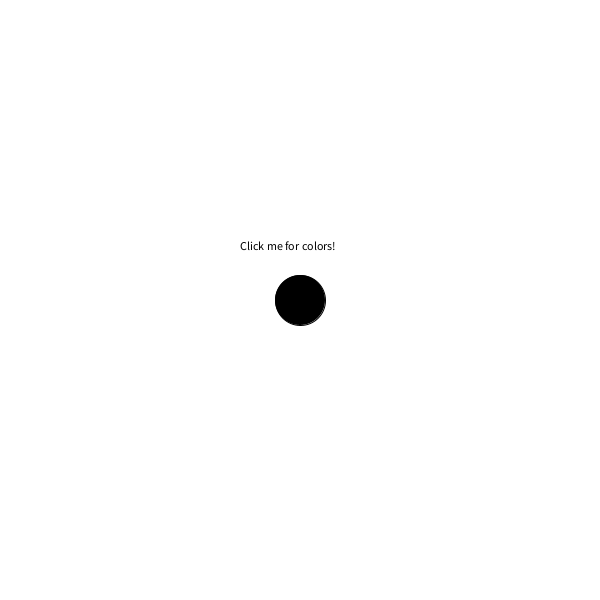
Frame 1 (no input)
Frame 60 (the mouse pressed at the canvas centre just before this capture): identical to frame 1, image omitted
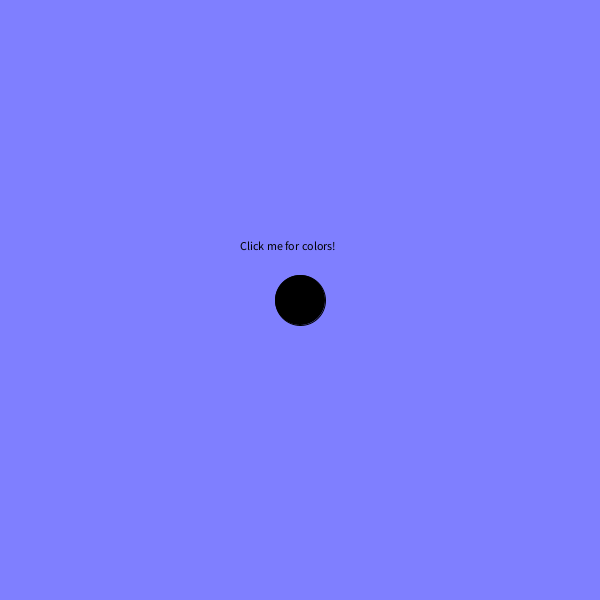
Frame 120 (the mouse held since frame 60 and released just before this capture)

The Processing sketch that drew these frames (run headless with seeded random() and noise(); from frame 60 on, the mouse is pressed at the canvas centre):

// Processing sketch: week1_homeworkSketch
// ── week1_homeworkSketch.pde
//This sketch features booleans and the map function

boolean clicked;
int size;
int dist;
float r, g;

void setup(){
  size(600, 600);
}

void draw(){
  background(255);
  size = 50;
  
  r = map(mouseX, 0, width, 0, 255);
  g = map(mouseX, 0, width, 255, 0);
  
  if (clicked){
    background(r, g, 255);
  }
  
  fill(0);
  text("Click me for colors!", 240, 250);
  ellipse(width/2, height/2, size, size);
  
}

void mousePressed(){
  dist = int(dist(mouseX, mouseY, width/2, height/2));
  if (dist < size/2){
    clicked = true;
  }
}
